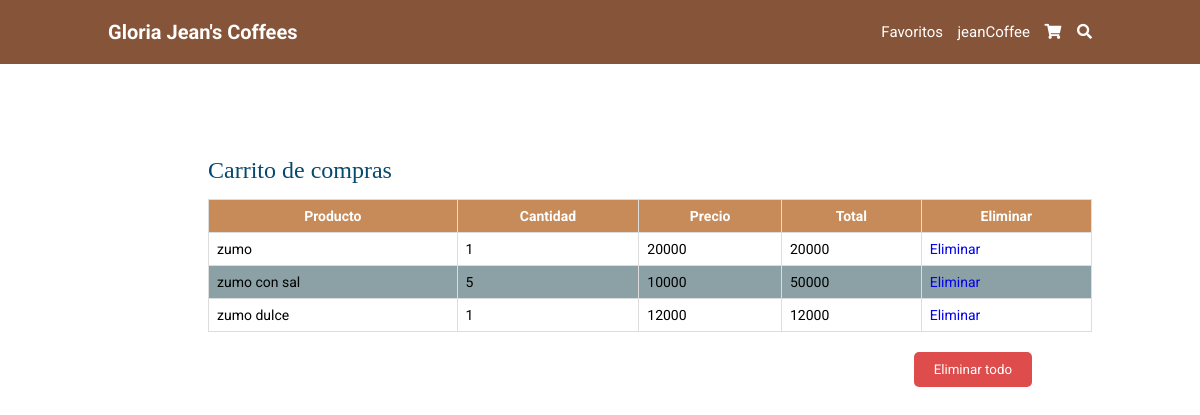
Screenshot of /shopping_car/ (signed in) with the database file from the repository.
### tables this page shows
CREATE TABLE compra (id_compra INTEGER PRIMARY KEY AUTOINCREMENT, id_usuario INTEGER REFERENCES usuario (id_usuario), cod_plato INTEGER REFERENCES plato (cod_plato), cantidad INTEGER NOT NULL DEFAULT (1), precio DECIMAL DEFAULT (0) NOT NULL, total DECIMAL DEFAULT (0), nombre STRING (50) REFERENCES plato (nombre));

### app.py (the view, shortened to what this page needs)
@app.route("/shopping_car/",methods=['GET', 'POST'])
def shopping_car():
    param = request.args.get('cod_plato')
    if('user' in session):
        sql = f"SELECT id_compra, nombre, cantidad, precio, total FROM compra WHERE id_usuario=(SELECT id_usuario FROM usuario WHERE user='{session['user']}')"
        resS = seleccion(sql)
        return render_template('shopping_car.html', res = resS)
    else:
        return render_template('shopping_car.html')

### conexion.py (called while the page is built)
def seleccion(sql) -> list:
    try:
        with sqlite3.connect(URL_DB) as con:
            cur = con.cursor()
            res = cur.execute(sql).fetchall()
    except Exception:
        res = None
    return res

### templates/shopping_car.html
{% extends 'base.html' %}
{% block cuerpo %}
    <section class="Gshopping">
        <div class="tabla"><br><br>
          <h1 class="label-titulos">Carrito de compras</h1><br>
              <table >
                  <tr>
                    <th>Producto</th>
                    <th>Cantidad</th>
                    <th>Precio</th>
                    <th>Total</th>
                    <th>Eliminar</th>
                  </tr>
                    {% if 'user' in session%}
                    {% for i in res %}
                    <tr>
                      <td>{{i[1]}}</td>
                      <td>{{i[2]}}</td>
                      <td>{{i[3]}}</td>
                      <td>{{i[4]}}</td>
                      <td class="delete-one"> <a href='/shopping_car/?id_compra={{i[0]}}'>Eliminar</a></td>
                    </tr>
                    {% endfor %}
                    {% endif%}
                </table>
                <div class="btn-delete">
                  <a href="/delete_all"><input type="submit" value="Eliminar todo"></a>
              </div>
          </div>
    </section>
{% endblock %}

### static/css/style.css (style rules this page uses)
:root { --marron: #865439; --marronclaro: #c68b59; }
* { border: 0; box-sizing: border-box; font-family: "Roboto", sans-serif; padding: 0; margin: 0; transition: all 0.2s linear; text-decoration: none; list-style: none; outline: none; }
html { font-size: 62.5%; overflow-x: hidden; scroll-behavior: smooth; scroll-padding-top: 6rem; }
section { padding: 2rem 9%; }
.label-titulos { font-family: Poppins; font-style: normal; font-weight: normal; font-size: 24px; line-height: 36px; margin-top: 50PX; color: #06496E; }
.tabla { padding: 2rem 9%; width: 100%; margin-left: 100px; }
table { font-family: arial, sans-serif; border-collapse: collapse; width: 100%; margin-bottom: 2rem; }
td, th { border: 1px solid #dddddd; text-align: left; padding: 8px; }
td { font-size: 14px; color: #000; }
th { background-color: var(--marronclaro); text-align: center; font-size: 14px; }
tr:nth-child(odd) { background-color: #8CA1A5; }
.Gshopping { padding: 2rem 0%; width: 100%; position: absolute; top:40px; color: #ffffff; display: flex; align-items: center; }
.btn-delete input[type="submit"] { position: absolute; right:138px; background: #DE4C4C; color: #ffffff; padding: 1rem 2rem; margin-right: 3rem; cursor: pointer; border-radius: 5px; }
.delete-one { text-decoration: none; color: #FFCD29; cursor: pointer; }

### rows the page displays
compra: nombre "zumo", cantidad "1", precio "20000", total "20000"
compra: nombre "zumo con sal", cantidad "5", precio "10000", total "50000"
compra: nombre "zumo dulce", cantidad "1", precio "12000", total "12000"

### other values shown
{{ session['user'] }} "jeanCoffee"
